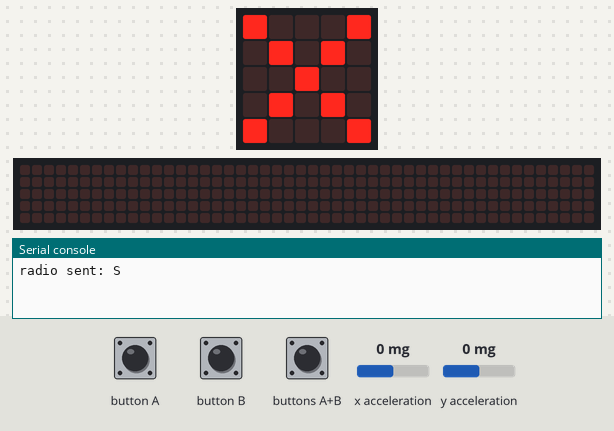
Simulated run of this program. Board: BBC micro:bit (MakeCode). Shown: the board's 5×5 LED display, a strip that is not on the board, showing the scrolling text unrolled, the last lines printed to the serial console. Inputs (shaded band) come from the test bench; at power-on: x acceleration 0 mg, y acceleration 0 mg. No radio messages arrive unless stated (any console line starting 'radio sent:' is added by the test bench); the 48×5 strip is a reading aid, not a part: it shows the text the display is scrolling, unrolled, one strip-width of it at a time.

Above: at 1.9 s.
2.0 s: buttons A+B pressed for 0.15 s
At 2.67 s:
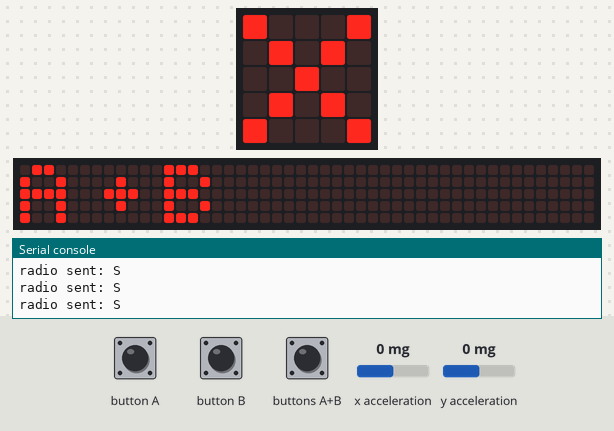
2.7 s: x acceleration set to -1440 mg
At 2.82 s:
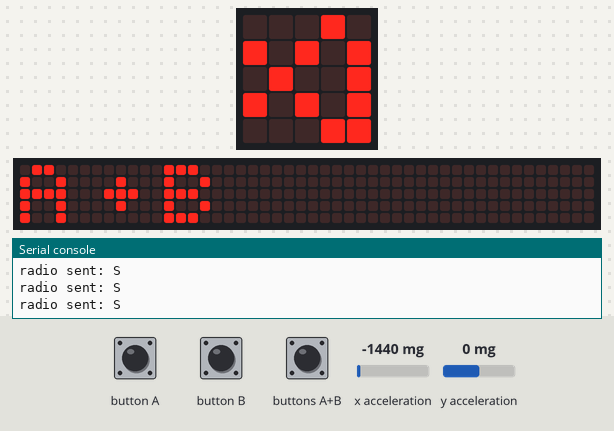
4.7 s: button A pressed for 0.15 s
5.4 s: button B pressed for 0.15 s
6.1 s: y acceleration set to -242 mg
At 8.6 s:
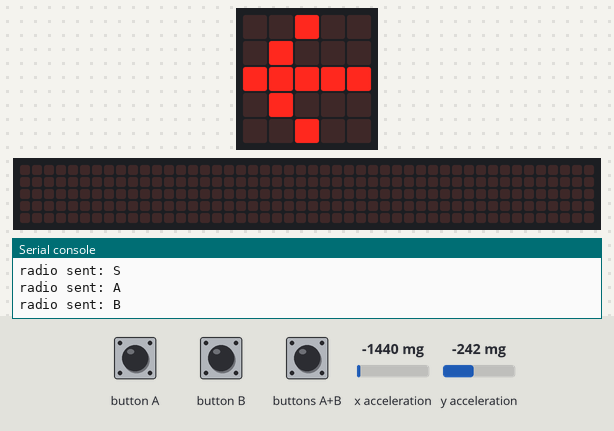
9.1 s: y acceleration set to -282 mg
At 9.9 s:
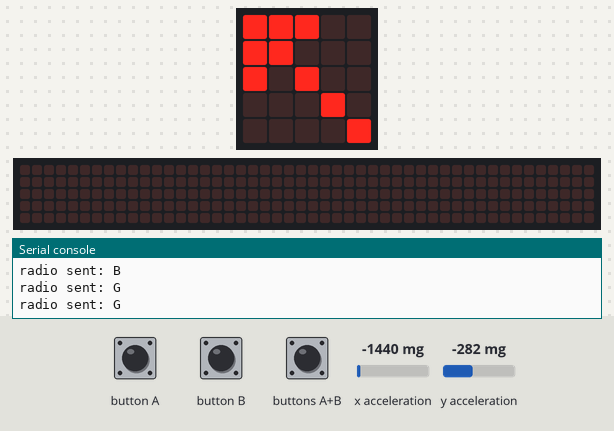
Timing chart, 0 to 12.0 s (numbered marks = the images above; inputs shaded):
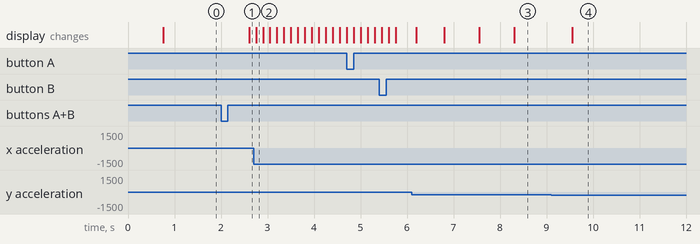

The program:

main.ts
```typescript
input.onButtonPressed(Button.A, function () {
    basic.showString("A")
    radio.sendString("A")
})
input.onButtonPressed(Button.AB, function () {
    basic.showString("A+B")
    radio.sendString("A+B")
})
input.onButtonPressed(Button.B, function () {
    basic.showString("B")
    radio.sendString("B")
})
let Groupe = 1
radio.setGroup(Groupe)
basic.showNumber(Groupe)
basic.forever(function () {
    if (input.acceleration(Dimension.X) < -255 && input.acceleration(Dimension.Y) < -255) {
        basic.showArrow(ArrowNames.NorthWest)
        radio.sendString("AvG")
    } else if (input.acceleration(Dimension.X) > 255 && input.acceleration(Dimension.Y) < -255) {
        basic.showArrow(ArrowNames.NorthEast)
        radio.sendString("AvD")
    } else if (input.acceleration(Dimension.X) < -255 && input.acceleration(Dimension.Y) > 255) {
        basic.showArrow(ArrowNames.SouthWest)
        radio.sendString("ArG")
    } else if (input.acceleration(Dimension.X) > 255 && input.acceleration(Dimension.Y) > 255) {
        basic.showArrow(ArrowNames.SouthEast)
        radio.sendString("ArD")
    } else if (input.acceleration(Dimension.X) > 255) {
        basic.showArrow(ArrowNames.East)
        radio.sendString("D")
    } else if (input.acceleration(Dimension.X) < -255) {
        basic.showArrow(ArrowNames.West)
        radio.sendString("G")
    } else if (input.acceleration(Dimension.Y) > 255) {
        basic.showArrow(ArrowNames.South)
        radio.sendString("Ar")
    } else if (input.acceleration(Dimension.Y) < -255) {
        basic.showArrow(ArrowNames.North)
        radio.sendString("Av")
    } else {
        basic.showIcon(IconNames.No)
        radio.sendString("S")
    }
})
```

test.ts
```typescript
// les tests vont ici ; cela ne sera pas compilé si ce paquet est utilisé en tant qu'extension.
```

Measured:
- the behaviour switches between -255 and -256 mg on y acceleration (found by bisection; images 3 and 4)
- after the input at 2.0 s, the display: changes after 0.60 s (image 1)
- after the input at 9.1 s, the display: changes after 0.45 s (image 4)
